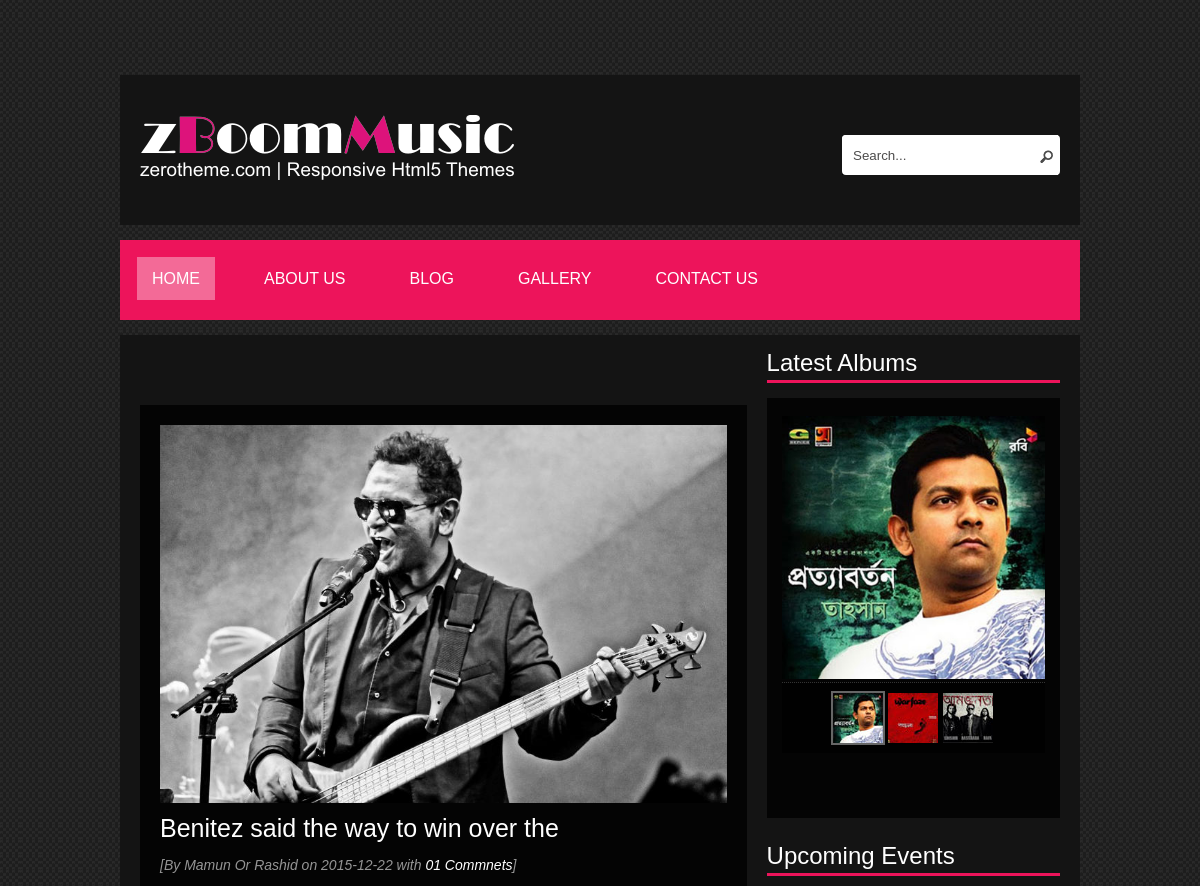
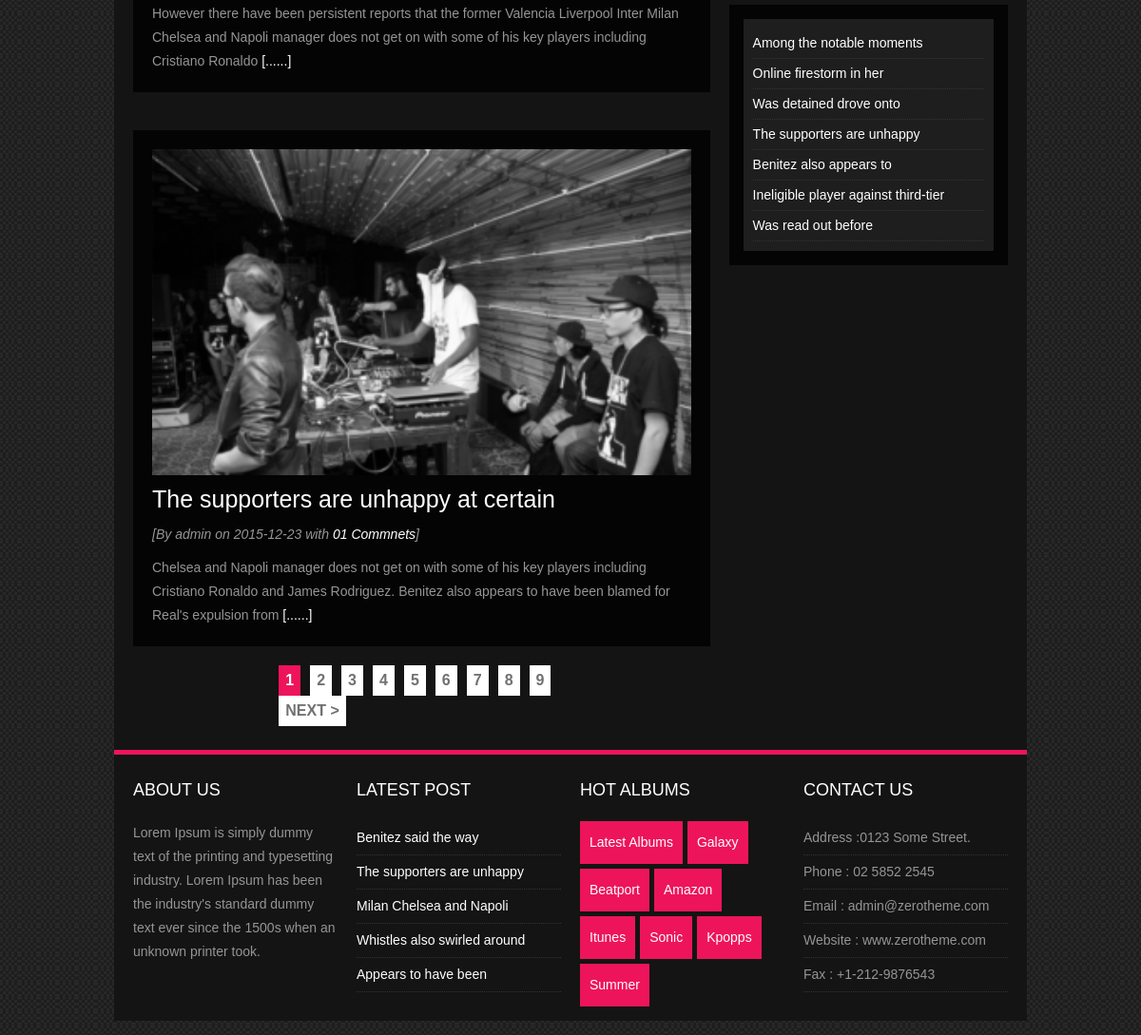
Screenshot of /blog.php with the database file from the repository (2 pictures, top to bottom).
### tables this page shows
CREATE TABLE IF NOT EXISTS `pages` (
  `page_id` int(11) NOT NULL AUTO_INCREMENT,
  `page_name` varchar(40) NOT NULL,
  `page_url` varchar(40) NOT NULL,
  `page_attribute` varchar(40) NOT NULL,
  `page_content` text NOT NULL,
  `menu_position` tinyint(4) NOT NULL,
  `use_page` tinyint(4) NOT NULL,
  `page_status` tinyint(4) NOT NULL,
  PRIMARY KEY (`page_id`)
);

CREATE TABLE IF NOT EXISTS `article_album` (
  `art_id` int(11) NOT NULL AUTO_INCREMENT,
  `cat_id` int(11) NOT NULL,
  `art_title` varchar(90) NOT NULL,
  `art_subtitle` varchar(100) NOT NULL,
  `art_content` text NOT NULL,
  `art_thumnail` varchar(400) NOT NULL,
  `art_published_date` text NOT NULL,
  `artcle_public_time` text NOT NULL,
  `art_author` varchar(50) NOT NULL,
  `art_comment` varchar(20) NOT NULL,
  `art_status` tinyint(4) NOT NULL,
  PRIMARY KEY (`art_id`),
  KEY `cat_id` (`cat_id`)
);

CREATE TABLE IF NOT EXISTS `categorys` (
  `cat_id` int(11) NOT NULL AUTO_INCREMENT,
  `cat_name` varchar(90) NOT NULL,
  `cat_type` varchar(40) NOT NULL,
  `cat_status` tinyint(4) NOT NULL,
  PRIMARY KEY (`cat_id`)
);

CREATE TABLE IF NOT EXISTS `settings` (
  `key_id` int(11) NOT NULL AUTO_INCREMENT,
  `Key_name` varchar(60) NOT NULL,
  `key_value` varchar(90) NOT NULL,
  PRIMARY KEY (`key_id`)
);

### database.php (called while the page is built, shortened)
<?php
class Database {
    private $conn;
    public function __construct($host, $user, $pass, $dbname) {
        $this->conn = mysqli_connect($host, $user, $pass, $dbname) or die("Db connection problem" . mysqli_connect_error());
    }
    public function getAllMenu($table, $cols, $where) {
        $sql = "SELECT $cols FROM $table WHERE $where";
        $result = mysqli_query($this->conn, $sql);
        if (mysqli_num_rows($result) > 0) {
            return mysqli_fetch_all($result, MYSQLI_ASSOC);
        } else {
            return false;
        }
    }
    public function getAll($table, $cols) {
        $sql = "SELECT $cols FROM $table";
        $result = mysqli_query($this->conn, $sql);
        if (mysqli_num_rows($result) > 0) {
            return mysqli_fetch_all($result, MYSQLI_ASSOC);
        } else {
            return false;
        }
    }
    public function getAllOrder($table,$cols,$where,$order) {
        $sql = "SELECT $cols FROM $table WHERE $where ORDER BY $order";
        $result = mysqli_query($this->conn, $sql);
        if (mysqli_num_rows($result) > 0) {
            return mysqli_fetch_all($result, MYSQLI_ASSOC);
        } else {
            return false;
        }
    }
    public function getById($table, $cols, $where) {
        $sql = "SELECT $cols FROM $table WHERE $where";
        $result = mysqli_query($this->conn, $sql);
        if (mysqli_num_rows($result) > 0) {
            return mysqli_fetch_assoc($result);
        } else {
            return false;
        }
    }
    public function getlimit($table, $cols, $where, $start, $perpage) {
        $sql = "SELECT $cols FROM $table WHERE $where Limit $start,$perpage";
        $result = mysqli_query($this->conn, $sql);
        if (mysqli_num_rows($result) > 0) {
            return mysqli_fetch_all($result, MYSQLI_ASSOC);
        } else {
            return false;
        }
    }
}
$obj = new Database("localhost", "root", "1234", "zboom_db");

### blog.php (the view, shortened to what this page needs)
﻿<?php
include ("header.php");
?>
<section id="content">
    <div class="wrap-content zerogrid">
        <div class="row block03">
            <div class="col-2-3">
                <div class="wrap-col">
                    <?php
                    $perpage = 2;
                    if (isset($_REQUEST['page'])) {
                        $page = $_REQUEST['page'];
                    } else {
                        $page = 1;
                    }
                    $calc = $page * $perpage;
                    $start = $calc - $perpage;
                    $page_data = $obj->getlimit("article_album", "*", "cat_id=2", $start, $perpage);
                    foreach ($page_data as $pageview) {
                        extract($pageview);
                        ?>
                        <article>
                            <img src="<?php echo $art_thumnail; ?>"/>
                            <h2><a href="#"><?php echo $art_title; ?></a></h2>
                            <div class="info">[By <?php echo $art_author; ?> on <?php echo $art_published_date; ?> with <a href="#">01 Commnets</a>]</div>
                            <p><?php
                                $to_vari = explode(" ", $art_content);
                                if (count($to_vari) > 30) {
                                    $to_slice = array_slice($to_vari, 0, 30);
                                    $to_string = implode(" ", $to_slice);
                                    echo $to_string;
                                    ?>
                                    <a href="inner.php?eventart_id=<?php echo $art_id; ?>">[......]</a>
                                    <?php
                                } else {
                                    echo $art_content;
                                }
                                ?>
                            </p>
                        </article>
                        <?php
                    }
                    ?>
                    <ul id="pagi">
                        <?php
                        if (isset($page)) {
                            $toal_item = count($obj->getAllMenu("article_album", "*", "cat_id=2"));
                            $total_page = $toal_item / $perpage;
                        }
                        for ($i = 1; $i <= $total_page; $i++) {
                            if ($page <> $i) {
                                echo "<li><a  href='blog.php?page=$i'>$i</a></li>";
                            } else {
                                echo "<li><a class='current' href=''>$i</a></li>";
                            }
                        }
                        if ($page == $total_page) {
                            echo "";
                        } else {
                            $j = $page + 1;
                            echo "<li><a href='blog.php?page=$j'>NEXT ></a></li>";
                        }
                        ?>
                    </ul>
                </div>
            </div>
            <?php
            include ("sidebar.php");
            include ("footer.php");

### header.php (shortened to what this page needs)
<?php
include("./database.php");
?>
﻿<!DOCTYPE html>
<head>
    <link rel="stylesheet" href="css/zerogrid.css">
    <link rel="stylesheet" href="css/responsive.css">
    <link rel="stylesheet" href="css/responsiveslides.css" />
    <link rel="stylesheet" href="css/album.css">
    <link rel="stylesheet" href="css/style3.css">
    <link rel="stylesheet" href="css/lightbox.css">
    <link rel="stylesheet" href="css/style.css">
</head>
<body>
    <header>
        <div class="wrap-header zerogrid">
            <div id="logo"><a href="index.php"><img src="./images/logo.png"/></a></div>
            <div id="search">
                <form action="inner.php" method="post">
                    <input type="text" id="txt1" name="search_query" placeholder="Search..." onkeyup="showHint(this.value)">
                    <input class="button-search" type="submit" name="search" value="">
                </form>
            </div>
        </div>
    </header>
    <nav>
        <div class="wrap-nav zerogrid">
            <div class="menu">
                <ul>
                    <?php
                    $all_menus = $obj->getAllOrder("pages", "*", "page_status='1'", "menu_position");
                    foreach ($all_menus as $menus) {
                        extract($menus);
                        if ($page_attribute == "home") {
                            ?>
                            <li class = "
                            <?php
                            if (isset($_REQUEST['page_id'])) {
                            } else {
                                echo "current";
                            }
                            ?>
                                "><a href="<?php echo $page_url; ?>"><?php echo $page_name; ?></a></li>
                                <?php
                            } else {
                                ?>
                            <li class = "
                                "><a href="<?php
                                    if (empty($page_url)) {
                                        echo "http://localhost/zBoomMusic/inner.php";
                                    } else {
                                        echo $page_url;
                                    }
                                    ?>?page_id=<?php echo $page_id; ?>"><?php echo $page_name; ?></a></li>
                                <?php
                            }
                        }
                        ?>
                </ul>
            </div>
        </div>
    </nav>
    <section id="content">
        <div class="wrap-content zerogrid">

### sidebar.php (shortened to what this page needs)
<div class="col-1-3">
    <div class="wrap-col">
        <div class="box">
            <div class="heading"><h2>Latest Albums</h2></div>
            <div class="content">
                <ul id="album_slider">
                    <li><img src="images/albums.jpg" alt=""></li>
                </ul>
                <ul id="album">
                    <li><a href="#"><img src="images/albums_thum.jpg" alt=""></a></li>
                    <li><a href="#"><img src="images/albums2_thum.jpg" alt=""></a></li>
                    <li><a href="#"><img src="images/albums3_thum.jpg" alt=""></a></li>
                </ul>
            </div>
        </div>
        <div class="box">
            <div class="heading"><h2>Upcoming Events</h2></div>
            <div class="content">
                <div class="list">
                    <ul>
                        <?php
                        $all_events = $obj->getAllMenu("article_album", "*", "cat_id=4 AND art_status=1");
                        for ($i = 0; $i < 7; $i++) {
                            extract($all_events[$i]);
                            ?>
                        <li><a href="inner.php?eventart_id=<?php echo $art_id; ?>"><?php
                                    $toarr_event_art = explode(" ", $art_title);
                                    if (count($toarr_event_art) > 4) {
                                        $toarr_event_artslice = array_slice($toarr_event_art, 0, 4);
                                        $toarr_event_str = implode(" ", $toarr_event_artslice);
                                        echo $toarr_event_str;
                                    } else {
                                        echo $art_title;
                                    }
                                    ?></a>
                            </li>
                            <?php
                        }
                        ?>
                    </ul>
                </div>
            </div>
        </div>
    </div>
</div>
</div>
</div>
</section>

### footer.php (shortened to what this page needs)
<footer>
    <div class="wrap-footer zerogrid">
        <div class="row block09">
            <div class="col-1-4">
                <div class="wrap-col">
                    <div class="box">
                        <?php
                        $about_us = $obj->getById("pages", "*", "page_attribute='about us'");
                        extract($about_us);
                        ?>
                        <div class="heading"><h2>About Us</h2></div>
                        <div class="content">
                            <p><?php echo $page_content; ?></p>
                        </div>
                    </div>
                </div>
            </div>
            <div class="col-1-4">
                <div class="wrap-col">
                    <div class="box">
                        <div class="heading"><h2>Latest Post</h2></div>
                        <div class="content">
                            <ul>
                                <?php
                                $all_latest_post = $obj->getAllMenu("article_album", "*", "cat_id='2'");
                                if (count($all_latest_post) > 5) {
                                    for ($i = 0; $i < 5; $i++) {
                                        extract($all_latest_post[$i]);
                                        ?>
                                        <li>
                                            <a href="inner.php?eventart_id=<?php echo $art_id; ?>">
                                                <?php
                                                $to_arrat = explode(" ", $art_title);
                                                if (count($to_arrat) > 4) {
                                                    $to_slice = array_slice($to_arrat, 0, 4);
                                                    $to_string = implode(" ", $to_slice);
                                                    echo $to_string;
                                                } else {
                                                    echo $art_title;
                                                }
                                                ?>
                                            </a>
                                        </li>
                                        <?php
                                    }
                                }
                                ?>
                            </ul>
                        </div>
                    </div>
                </div>
            </div>
            <div class="col-1-4">
                <div class="wrap-col">
                    <div class="box">
                        <div class="heading"><h2>Hot Albums</h2></div>
                        <div class="content">
                            <div class="tag">
                                <?php
                                $all_categorys = $obj->getAllMenu("categorys", "*", "cat_type='album'");
                                foreach ($all_categorys as $album_cate) {
                                    extract($album_cate);
                                    ?>
                                    <a href="inner.php?alb_ide=<?php echo $cat_id; ?>"><?php echo $cat_name; ?></a>
                                    <?php
                                }
                                ?>
                            </div>
                        </div>
                    </div>
                </div>
            </div>
            <div class="col-1-4">
                <div class="wrap-col">
                    <div class="box">
                        <div class="heading"><h2>Contact Us</h2></div>
                        <div class="content">
                            <ul>
                                <?php
                                    $all_contact=$obj->getAll("settings","*");
                                ?>
                                <li>Address :<?php echo $all_contact[0]['key_value']; ?> </li>
                                <li>Phone : <?php echo $all_contact[1]['key_value']; ?> </li>
                                <li>Email : <?php echo $all_contact[2]['key_value']; ?> </li>
                                <li>Website : <?php echo $all_contact[3]['key_value']; ?> </li>
                                <li>Fax : <?php echo $all_contact[4]['key_value']; ?> </li>
                            </ul>
                        </div>
                    </div>
                </div>
            </div>
        </div>
    </div>
</footer>
</body></html>

### rows the page displays
pages: page_name "HOME"
pages: page_name "ABOUT US", page_content "Lorem Ipsum is simply dummy text of the printing and typesetting industry. Lorem Ipsum has been the industry's standard dummy text ever since the 1500s when an unknown printer took."
pages: page_name "BLOG"
pages: page_name "GALLERY"
pages: page_name "CONTACT US"
article_album: art_thumnail (picture), art_title "Benitez said the way to win over the", art_author "Mamun Or Rashid", art_published_date "2015-12-22", to_string "However there have been persistent reports that the former Valencia Liverpool Inter Milan Chelsea and Napoli manager does not get on with some of his key players including Cristiano Ronaldo", art_title "Benitez said the way"
article_album: art_thumnail (picture), art_title "The supporters are unhappy at certain", art_author "admin", art_published_date "2015-12-23", to_string "Chelsea and Napoli manager does not get on with some of his key players including Cristiano Ronaldo and James Rodriguez. Benitez also appears to have been blamed for Real's expulsion from", art_title "The supporters are unhappy"
article_album: art_title "Among the notable moments"
article_album: art_title "Online firestorm in her"
article_album: art_title "Was detained drove onto"
article_album: art_title "The supporters are unhappy"
article_album: art_title "Benitez also appears to"
article_album: art_title "Ineligible player against third-tier"
article_album: art_title "Was read out before"
article_album: art_title "Milan Chelsea and Napoli"
article_album: art_title "Whistles also swirled around"
article_album: art_title "Appears to have been"
categorys: cat_name "Latest Albums"
categorys: cat_name "Galaxy"
categorys: cat_name "Beatport"
categorys: cat_name "Amazon"
categorys: cat_name "Itunes"
categorys: cat_name "Sonic"
categorys: cat_name "Kpopps"
categorys: cat_name "Summer"
settings: key_value "0123 Some Street."
settings: key_value "02 5852 2545"
settings: key_value "admin@zerotheme.com"
settings: key_value "www.zerotheme.com"
settings: key_value "+1-212-9876543"
